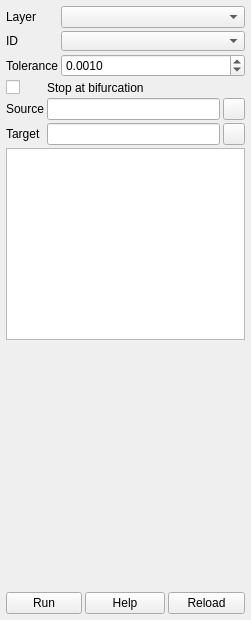
<?xml version="1.0" encoding="UTF-8"?>
<ui version="4.0">
 <class>streamSelectWidget</class>
 <widget class="QDockWidget" name="streamSelectWidget">
  <property name="geometry">
   <rect>
    <x>0</x>
    <y>0</y>
    <width>251</width>
    <height>620</height>
   </rect>
  </property>
  <property name="windowTitle">
   <string>Stream Select</string>
  </property>
  <widget class="QWidget" name="dockWidgetContents">
   <layout class="QVBoxLayout" name="verticalLayout">
    <property name="spacing">
     <number>3</number>
    </property>
    <property name="sizeConstraint">
     <enum>QLayout::SetMaximumSize</enum>
    </property>
    <property name="margin">
     <number>6</number>
    </property>
    <item>
     <layout class="QGridLayout" name="gridLayoutBase">
      <property name="spacing">
       <number>3</number>
      </property>
      <item row="0" column="0">
       <widget class="QLabel" name="labelLayer">
        <property name="locale">
         <locale language="English" country="UnitedStates"/>
        </property>
        <property name="text">
         <string>Layer</string>
        </property>
       </widget>
      </item>
      <item row="1" column="0">
       <widget class="QLabel" name="labelId_2">
        <property name="locale">
         <locale language="English" country="UnitedStates"/>
        </property>
        <property name="text">
         <string>ID</string>
        </property>
       </widget>
      </item>
      <item row="0" column="1">
       <widget class="QComboBox" name="comboLayers">
        <property name="locale">
         <locale language="English" country="UnitedStates"/>
        </property>
       </widget>
      </item>
      <item row="1" column="1">
       <widget class="QComboBox" name="comboFields">
        <property name="enabled">
         <bool>true</bool>
        </property>
        <property name="sizePolicy">
         <sizepolicy hsizetype="Expanding" vsizetype="Fixed">
          <horstretch>0</horstretch>
          <verstretch>0</verstretch>
         </sizepolicy>
        </property>
        <property name="maximumSize">
         <size>
          <width>16777215</width>
          <height>20</height>
         </size>
        </property>
        <property name="locale">
         <locale language="English" country="UnitedStates"/>
        </property>
        <property name="currentIndex">
         <number>-1</number>
        </property>
       </widget>
      </item>
      <item row="2" column="1">
       <widget class="QDoubleSpinBox" name="spinBoxTol">
        <property name="decimals">
         <number>4</number>
        </property>
        <property name="singleStep">
         <double>0.000100000000000</double>
        </property>
        <property name="value">
         <double>0.001000000000000</double>
        </property>
       </widget>
      </item>
      <item row="2" column="0">
       <widget class="QLabel" name="label">
        <property name="text">
         <string>Tolerance</string>
        </property>
       </widget>
      </item>
     </layout>
    </item>
    <item>
     <layout class="QGridLayout" name="gridLayoutArguments">
      <property name="spacing">
       <number>3</number>
      </property>
      <item row="1" column="1">
       <widget class="QLineEdit" name="lineEditSourceId">
        <property name="toolTip">
         <string>id of the start node</string>
        </property>
        <property name="locale">
         <locale language="English" country="UnitedStates"/>
        </property>
       </widget>
      </item>
      <item row="1" column="0">
       <widget class="QLabel" name="labelSourceId">
        <property name="locale">
         <locale language="English" country="UnitedStates"/>
        </property>
        <property name="text">
         <string>Source</string>
        </property>
       </widget>
      </item>
      <item row="2" column="0">
       <widget class="QLabel" name="labelTargetId">
        <property name="locale">
         <locale language="English" country="UnitedStates"/>
        </property>
        <property name="text">
         <string>Target</string>
        </property>
       </widget>
      </item>
      <item row="2" column="1">
       <widget class="QLineEdit" name="lineEditTargetId">
        <property name="toolTip">
         <string>id of the end node</string>
        </property>
        <property name="locale">
         <locale language="English" country="UnitedStates"/>
        </property>
       </widget>
      </item>
      <item row="1" column="2">
       <widget class="QToolButton" name="buttonSelectSourceId">
        <property name="sizePolicy">
         <sizepolicy hsizetype="Preferred" vsizetype="Preferred">
          <horstretch>0</horstretch>
          <verstretch>0</verstretch>
         </sizepolicy>
        </property>
        <property name="maximumSize">
         <size>
          <width>22</width>
          <height>22</height>
         </size>
        </property>
        <property name="locale">
         <locale language="English" country="UnitedStates"/>
        </property>
        <property name="text">
         <string/>
        </property>
        <property name="icon">
         <iconset>
          <normaloff>icons/add.png</normaloff>icons/add.png</iconset>
        </property>
        <property name="checkable">
         <bool>true</bool>
        </property>
       </widget>
      </item>
      <item row="2" column="2">
       <widget class="QToolButton" name="buttonSelectTargetId">
        <property name="sizePolicy">
         <sizepolicy hsizetype="Preferred" vsizetype="Preferred">
          <horstretch>0</horstretch>
          <verstretch>0</verstretch>
         </sizepolicy>
        </property>
        <property name="maximumSize">
         <size>
          <width>22</width>
          <height>22</height>
         </size>
        </property>
        <property name="locale">
         <locale language="English" country="UnitedStates"/>
        </property>
        <property name="text">
         <string/>
        </property>
        <property name="icon">
         <iconset>
          <normaloff>icons/add.png</normaloff>icons/add.png</iconset>
        </property>
        <property name="checkable">
         <bool>true</bool>
        </property>
       </widget>
      </item>
      <item row="4" column="0" colspan="3">
       <layout class="QHBoxLayout" name="horizontalLayoutOption2">
        <property name="spacing">
         <number>3</number>
        </property>
        <property name="sizeConstraint">
         <enum>QLayout::SetMaximumSize</enum>
        </property>
       </layout>
      </item>
      <item row="5" column="0" colspan="3">
       <widget class="QTextEdit" name="textEditLog"/>
      </item>
      <item row="0" column="0">
       <widget class="QCheckBox" name="checkBifurcat">
        <property name="text">
         <string/>
        </property>
        <property name="checked">
         <bool>false</bool>
        </property>
        <property name="tristate">
         <bool>false</bool>
        </property>
       </widget>
      </item>
      <item row="0" column="1">
       <widget class="QLabel" name="label_2">
        <property name="text">
         <string>Stop at bifurcation</string>
        </property>
       </widget>
      </item>
     </layout>
    </item>
    <item>
     <spacer name="verticalSpacer">
      <property name="orientation">
       <enum>Qt::Vertical</enum>
      </property>
      <property name="sizeHint" stdset="0">
       <size>
        <width>20</width>
        <height>40</height>
       </size>
      </property>
     </spacer>
    </item>
    <item>
     <layout class="QHBoxLayout" name="horizontalLayoutCommands">
      <property name="spacing">
       <number>3</number>
      </property>
      <property name="rightMargin">
       <number>0</number>
      </property>
      <item>
       <widget class="QPushButton" name="buttonRun">
        <property name="minimumSize">
         <size>
          <width>70</width>
          <height>0</height>
         </size>
        </property>
        <property name="maximumSize">
         <size>
          <width>16777215</width>
          <height>16777215</height>
         </size>
        </property>
        <property name="locale">
         <locale language="English" country="UnitedStates"/>
        </property>
        <property name="text">
         <string>Run</string>
        </property>
        <property name="flat">
         <bool>false</bool>
        </property>
       </widget>
      </item>
      <item>
       <widget class="QPushButton" name="buttonHelp">
        <property name="text">
         <string>Help</string>
        </property>
       </widget>
      </item>
      <item>
       <widget class="QPushButton" name="buttonClear">
        <property name="minimumSize">
         <size>
          <width>70</width>
          <height>0</height>
         </size>
        </property>
        <property name="maximumSize">
         <size>
          <width>16777215</width>
          <height>16777215</height>
         </size>
        </property>
        <property name="locale">
         <locale language="English" country="UnitedStates"/>
        </property>
        <property name="text">
         <string>Reload</string>
        </property>
       </widget>
      </item>
     </layout>
    </item>
   </layout>
  </widget>
 </widget>
 <tabstops>
  <tabstop>comboLayers</tabstop>
  <tabstop>comboFields</tabstop>
  <tabstop>lineEditSourceId</tabstop>
  <tabstop>buttonSelectSourceId</tabstop>
  <tabstop>lineEditTargetId</tabstop>
  <tabstop>buttonSelectTargetId</tabstop>
  <tabstop>buttonRun</tabstop>
  <tabstop>buttonClear</tabstop>
 </tabstops>
 <resources/>
 <connections/>
</ui>
